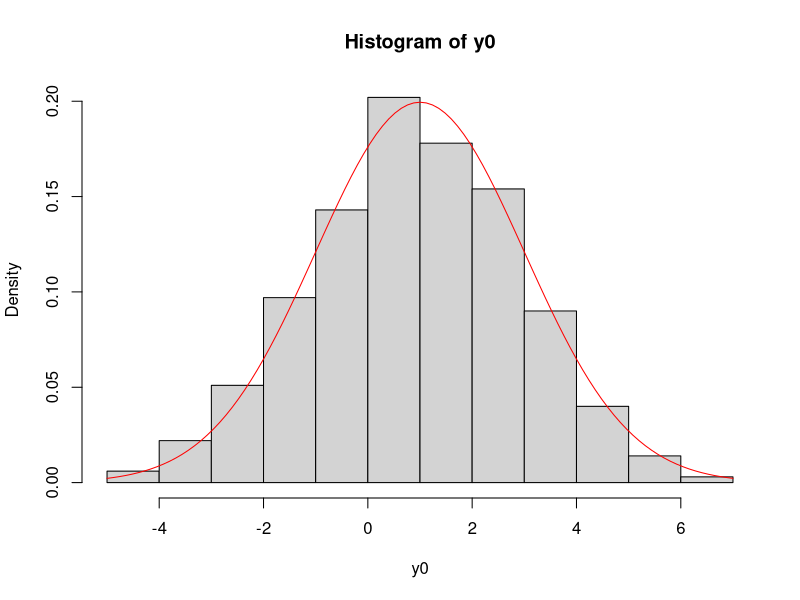
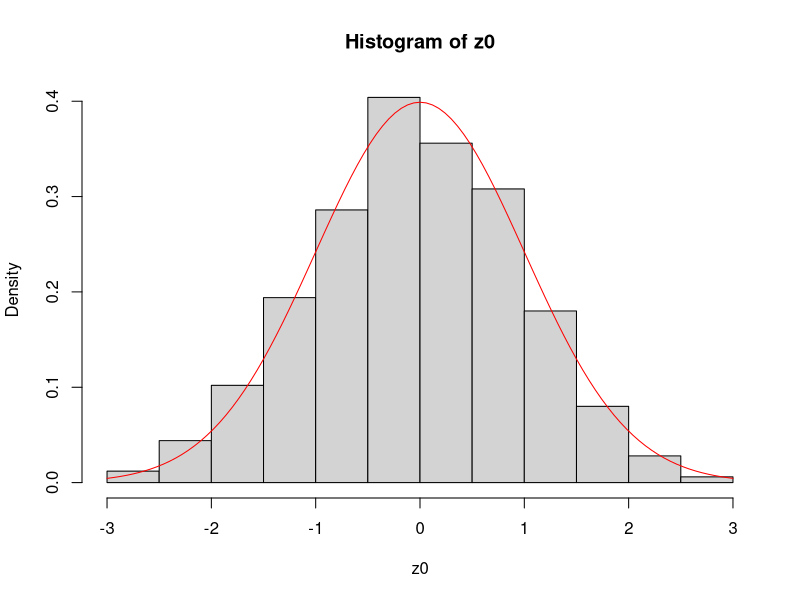
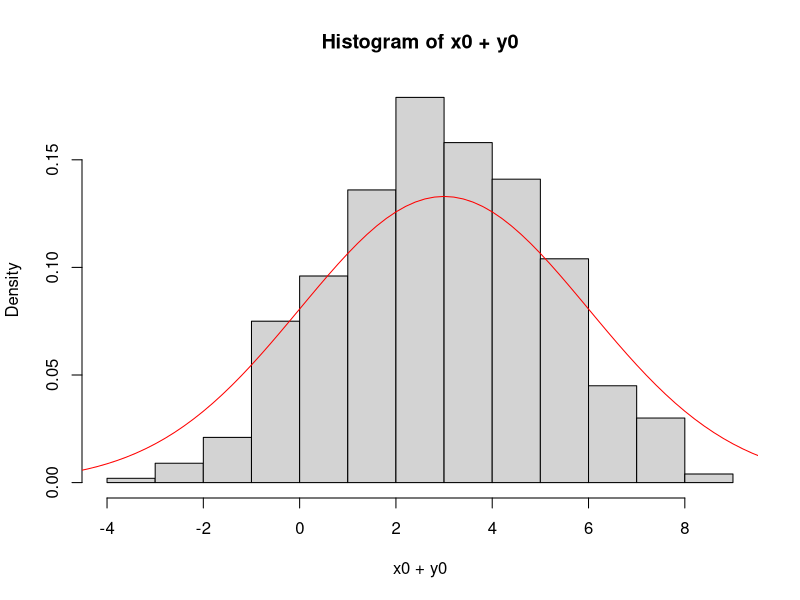
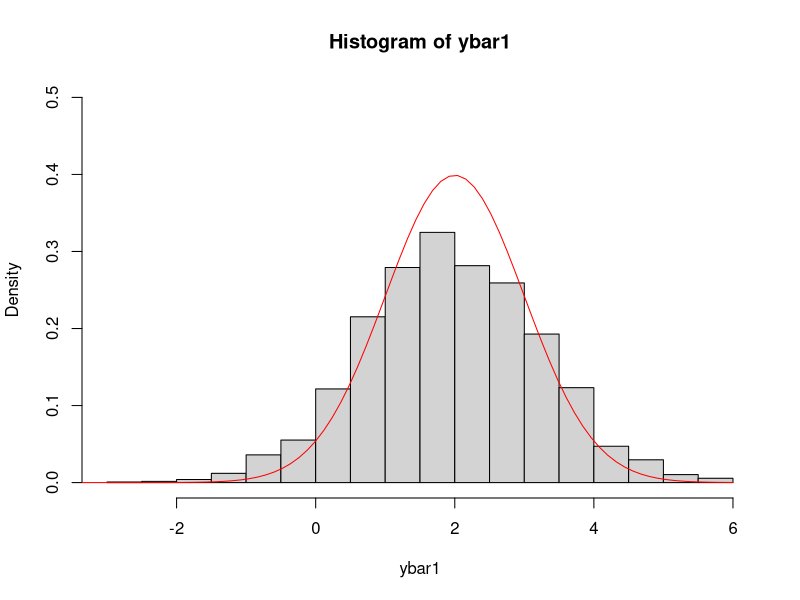
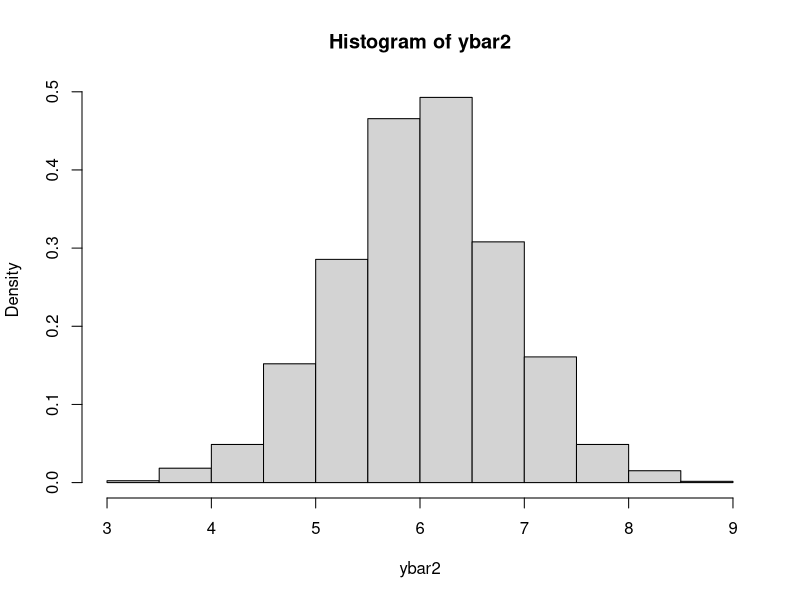
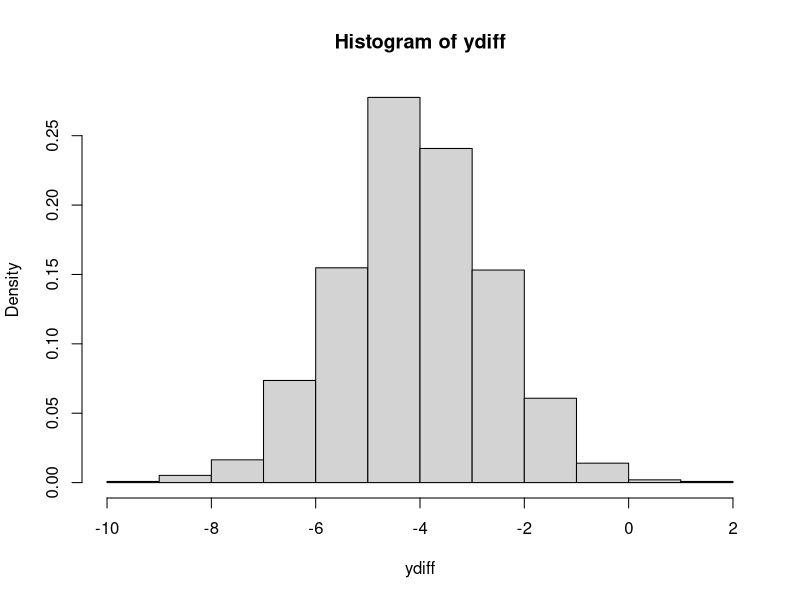
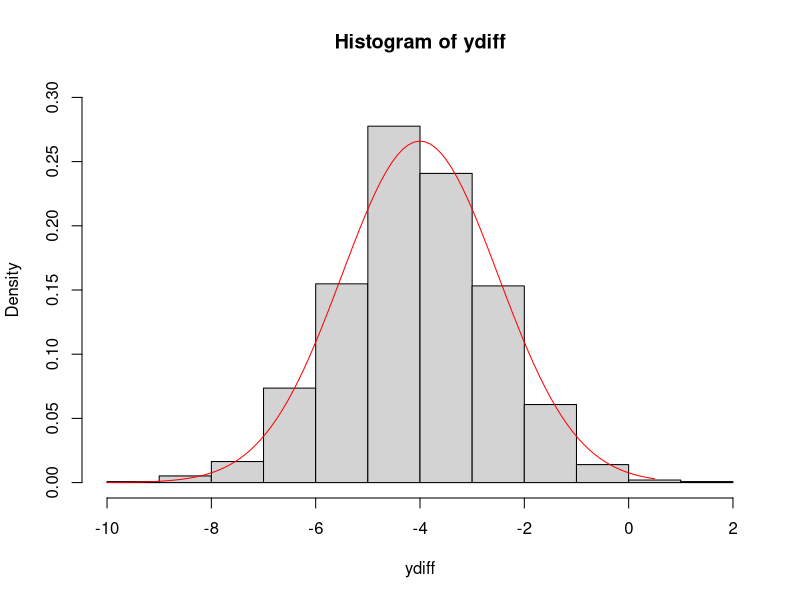
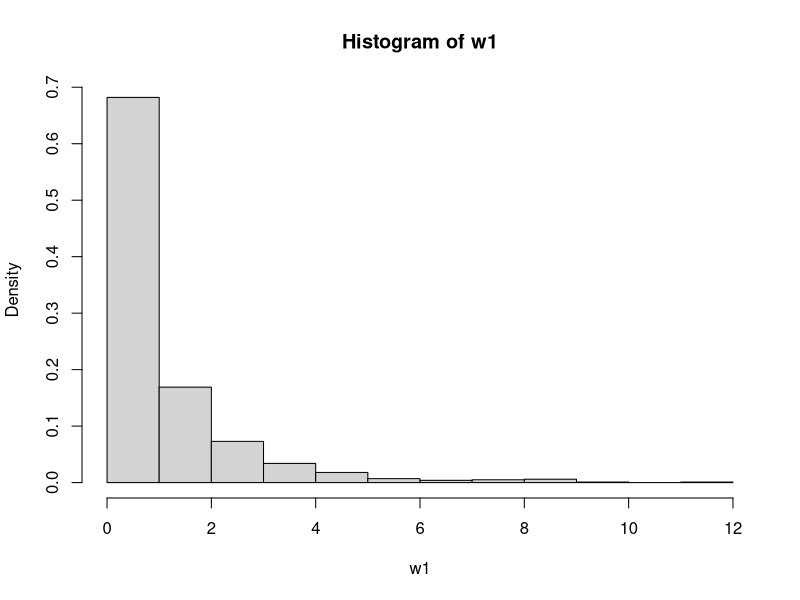

Reproduce these figures in R, in order.
## ---- chunk 1
set.seed(500)
y0 <- rnorm(1000, mean=1, sd=2)
hist(y0, freq=FALSE)
## ---- chunk 2
fy <- function(x) dnorm(x, mean=1, sd=2)
curve(fy, -5, 7, add=TRUE, col="red")
## ---- chunk 3
z0 <- (y0-1)/2
hist(z0, freq=FALSE)

fz0 <- function(z0) dnorm(z0, mean=0, sd=1)
curve(fz0, -3, 3, add=TRUE, col="red")
## ---- chunk 4
x0 <- rnorm(1000, mean=2, sd=1)
hist(x0+y0, freq=FALSE)

meanX0 <- mean(x0)
sdX0 <- sd(x0)

fx0 <- function(x0) dnorm(x0, mean=3, sd=3)
curve(fx0, -10, 10, add=TRUE, col="red")
## ---- chunk 5
n1=16
s=2500
y1 = matrix(rnorm(n1*s, mean=2, sd=5), nrow=n1, ncol=s)
ybar1 <- colMeans(y1)
hist(ybar1, freq=FALSE, ylim = c(0, 0.5))

fybar1 <- function(ybar1) dnorm(ybar1, mean=2, sd=1)

curve( fybar1, -6, 6, add=TRUE, col="red", ylim = c(0, 0.5))


n2=36
y2 = matrix(rnorm(n2*s, mean=6, sd=5), nrow=n2, ncol=s)
ybar2 <- colMeans(y2)
hist(ybar2, freq=FALSE)
ydiff = ybar1 - ybar2
hist(ydiff, freq=FALSE)
## ---- chunk 6
mean.diff <- mean(ydiff)
sd.diff <- sd(ydiff)
## ---- chunk 7
pnorm(-1, mean.diff, sd.diff, lower.tail=FALSE)
## ---- chunk 8
qnorm(0.95, mean.diff, sd.diff)
## ---- chunk 9
mean.diff
sd.diff
## ---- chunk 10
hist(ydiff, freq=FALSE, ylim = c(0, 0.3))

fydiff <- function(ydiff) dnorm(ydiff, mean=-4, sd=1.5)
curve( fydiff, -10, 0.5, add=TRUE, col="red", ylim = c(0, 0.5))
## ---- chunk 11
z1 <- rnorm(1000)
w1 <- z1^2
# pchisq(10, 9, lower.tail=FALSE)

hist(w1, freq=FALSE)
pchisq(7.5,df=28,lower.tail=FALSE)
## ---- chunk 12
z2 <- rnorm(10000)
w2 <- rowSums(matrix(z2^2, nrow=1000, ncol=10))
hist(w2, freq=FALSE)
# To confirm the distribution is a Chi-Square, use the same strategy as above to overlay the
# density on the histogram, just substitute the dchisq() for the dnorm() function.
## ---- chunk 13
pchisq(10, 9, lower.tail=FALSE)
## ---- chunk 14
qchisq(0.90, 9)
## ---- chunk 15
Zs <- rnorm(1000)
Ws <- rchisq(1000, 9)
Ts <- Zs/(Ws/9)
hist(Ts, freq=FALSE)
## ---- chunk 16
n1=16
n2=36
ts <- rt(1000, n1+n2-2)
hist(ts, freq=FALSE)
fT <- function(x) dt(x, df=n1+n2-2)
curve(fT, -3, 3, add=TRUE, col="red", ylim = c(0, 0.4))
## ---- chunk 17
2*pt(-2.34, df=n1+n2-2, lower.tail=TRUE)
## ---- chunk 18
qt(0.995, df=n1+n2-2)
